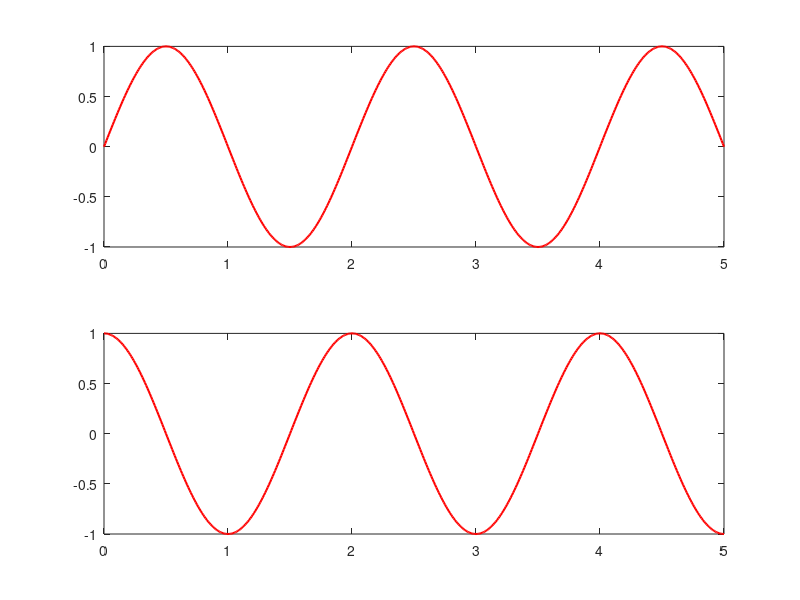

MATLAB code for this plot:
clc, clear, close all;

%helping variables
T = 2;
t = linspace(0, 5, 501);
x = sin(2 * pi * t / T);
y = cos(2 * pi * t/ T);

%another way of taking care of the values passed to our plot is trough
%matrices for example we could do 
m = zeros(2, length(t)); %create a matrices of 0
m(1, :) = x; %assign to the first row all the values of the first function
m(2, :) = y; %assign to the second row all the values of the second function

%this way of declaring allows us to use a for loop to create our plots
figure('position', [150,150,800,400]);

for cnt = 1 : 2
    % create a grid of plots of fixed dimension but with variable position given by the for loop count
    subplot(2,1,cnt)
    plot(t,m(cnt,:),"r-", "LineWidth",1.5);
    
    %to add labels etc it's useful to create object storing those values
end